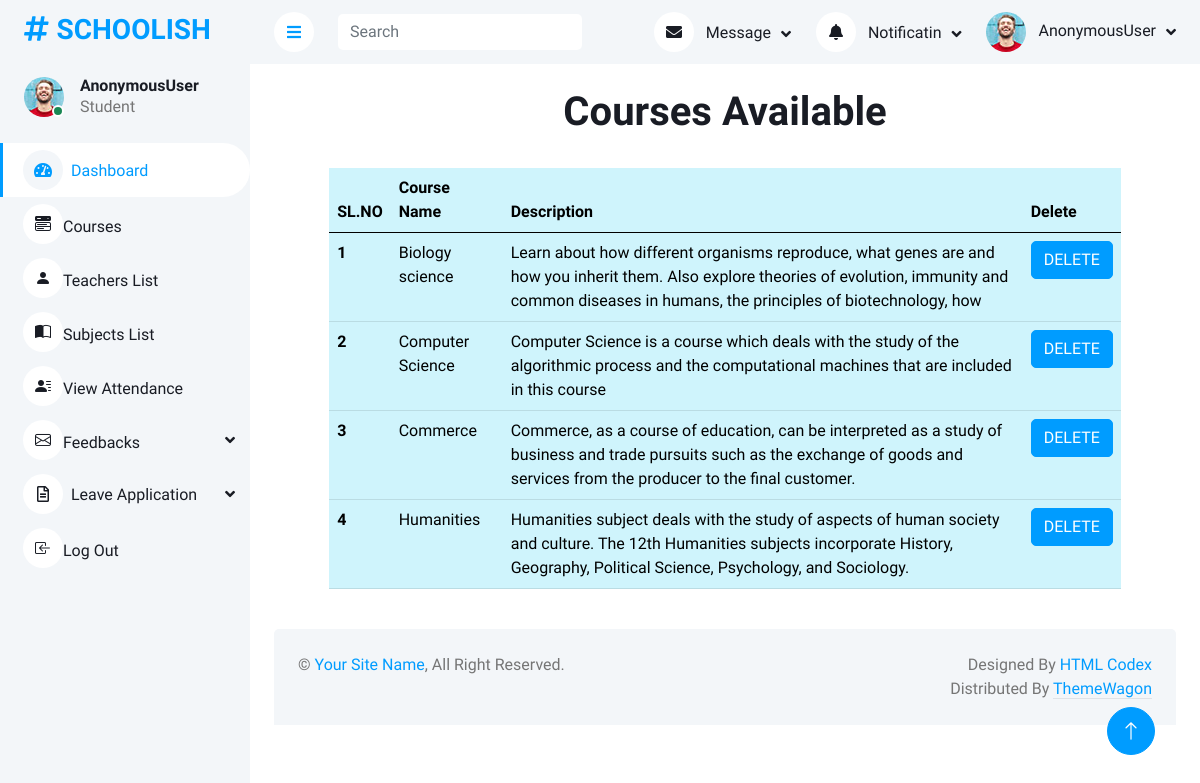
Screenshot of /studentdashboard/courses with the database file from the repository.
### home/models.py (models this page shows, shortened)
class Course(models.Model):
    course_name = models.CharField(max_length=100)
    course_desc = models.TextField(max_length=200)

### home/studentviews.py (the view)
# urls.py: path('studentdashboard/courses', studentviews.stud_view_course, name='stud_view_course'),
def stud_view_course(request):
    data = Course.objects.all()
    return render(request, 'Students/Viewcourse.html', {'data': data})

### templates/Students/Viewcourse.html
{% extends 'Students/Studentbase.html' %}
{% load crispy_forms_tags %}
{% block content %}
<br>
<h1 class="text-center">Courses Available</h1><br>
<div class="col-xl-10 mx-auto">
<table class="table table-info">
  <thead>
    <tr >
      <th scope="col">SL.NO</th>
      <th scope="col">Course Name</th>
      <th scope="col">Description</th>
      <th scope="col">Delete</th>
    </tr>
  </thead>
  <tbody>
    {% for i in data %}
    <tr>
      <th scope="row">{{forloop.counter}}</th>
      <td>{{i.course_name}}</td>
      <td>{{i.course_desc}}</td>
      <td><a href="{% url 'delete_course' i.id %}"> <button type="button" class="btn btn-primary">DELETE</button></a></td>
    </tr>
    {% endfor %}
  </tbody>
</table>
</div>
{% endblock %}

### static/set2/css/style.css (style rules this page uses)
:root { --primary: #009CFF; --light: #F3F6F9; --dark: #191C24; }
.btn { transition: .5s; }
.btn.btn-primary { color: #FFFFFF; }

### rows the page displays
Course: course_name "Biology science", course_desc "Learn about how different organisms reproduce, what genes are and how you inherit them. Also explore theories of evolution, immunity and common diseases in humans, the principles of biotechnology, how"
Course: course_name "Computer Science", course_desc "Computer Science is a course which deals with the study of the algorithmic process and the computational machines that are included in this course"
Course: course_name "Commerce", course_desc "Commerce, as a course of education, can be interpreted as a study of business and trade pursuits such as the exchange of goods and services from the producer to the final customer."
Course: course_name "Humanities", course_desc "Humanities subject deals with the study of aspects of human society and culture. The 12th Humanities subjects incorporate History, Geography, Political Science, Psychology, and Sociology."

### other values shown
{{ request.user }} "AnonymousUser"
